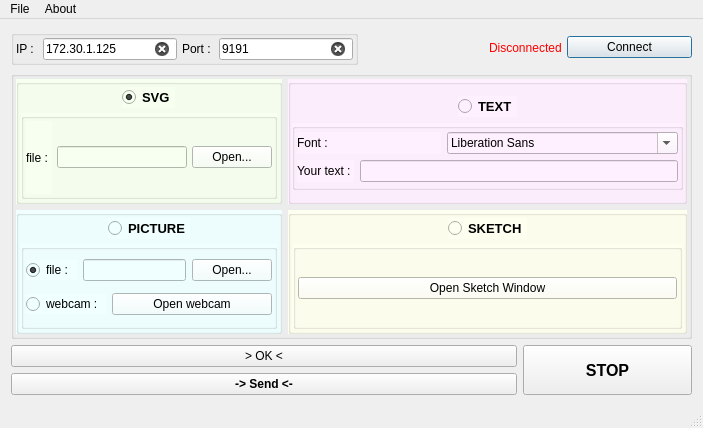
<?xml version="1.0" encoding="UTF-8"?>
<ui version="4.0">
 <class>CobotKuka</class>
 <widget class="QMainWindow" name="CobotKuka">
  <property name="geometry">
   <rect>
    <x>0</x>
    <y>0</y>
    <width>703</width>
    <height>428</height>
   </rect>
  </property>
  <property name="windowTitle">
   <string>CobotKuka</string>
  </property>
  <property name="autoFillBackground">
   <bool>true</bool>
  </property>
  <property name="styleSheet">
   <string notr="true"/>
  </property>
  <widget class="QWidget" name="centralWidget">
   <property name="sizePolicy">
    <sizepolicy hsizetype="Preferred" vsizetype="Preferred">
     <horstretch>0</horstretch>
     <verstretch>0</verstretch>
    </sizepolicy>
   </property>
   <layout class="QHBoxLayout" name="horizontalLayout_7">
    <item>
     <layout class="QGridLayout" name="global_gridLayout">
      <property name="sizeConstraint">
       <enum>QLayout::SetMaximumSize</enum>
      </property>
      <item row="2" column="0" colspan="3">
       <widget class="QPushButton" name="ok_pushButton">
        <property name="enabled">
         <bool>true</bool>
        </property>
        <property name="text">
         <string>&gt; OK &lt;</string>
        </property>
       </widget>
      </item>
      <item row="2" column="3" rowspan="2">
       <widget class="QPushButton" name="stop_pushButton">
        <property name="enabled">
         <bool>true</bool>
        </property>
        <property name="sizePolicy">
         <sizepolicy hsizetype="Minimum" vsizetype="Expanding">
          <horstretch>0</horstretch>
          <verstretch>0</verstretch>
         </sizepolicy>
        </property>
        <property name="font">
         <font>
          <pointsize>12</pointsize>
          <weight>75</weight>
          <bold>true</bold>
         </font>
        </property>
        <property name="styleSheet">
         <string notr="true"/>
        </property>
        <property name="text">
         <string>STOP</string>
        </property>
       </widget>
      </item>
      <item row="3" column="0" colspan="3">
       <widget class="QPushButton" name="send_pushButton">
        <property name="enabled">
         <bool>true</bool>
        </property>
        <property name="font">
         <font>
          <weight>75</weight>
          <bold>true</bold>
         </font>
        </property>
        <property name="text">
         <string>-&gt; Send &lt;-</string>
        </property>
       </widget>
      </item>
      <item row="1" column="0" colspan="4">
       <widget class="QGroupBox" name="mod_groupBox">
        <property name="autoFillBackground">
         <bool>false</bool>
        </property>
        <property name="styleSheet">
         <string notr="true"/>
        </property>
        <property name="title">
         <string/>
        </property>
        <property name="flat">
         <bool>false</bool>
        </property>
        <layout class="QGridLayout" name="gridLayout">
         <property name="leftMargin">
          <number>2</number>
         </property>
         <property name="topMargin">
          <number>2</number>
         </property>
         <property name="rightMargin">
          <number>2</number>
         </property>
         <property name="bottomMargin">
          <number>2</number>
         </property>
         <property name="spacing">
          <number>5</number>
         </property>
         <item row="0" column="0">
          <layout class="QGridLayout" name="mod_gridLayout">
           <property name="sizeConstraint">
            <enum>QLayout::SetMaximumSize</enum>
           </property>
           <item row="0" column="0">
            <widget class="QGroupBox" name="svg_groupBox">
             <property name="autoFillBackground">
              <bool>false</bool>
             </property>
             <property name="styleSheet">
              <string notr="true">background: rgb(246, 255, 240)</string>
             </property>
             <property name="flat">
              <bool>true</bool>
             </property>
             <layout class="QVBoxLayout" name="svg_verticalLayout">
              <property name="spacing">
               <number>5</number>
              </property>
              <property name="leftMargin">
               <number>2</number>
              </property>
              <property name="topMargin">
               <number>2</number>
              </property>
              <property name="rightMargin">
               <number>2</number>
              </property>
              <property name="bottomMargin">
               <number>2</number>
              </property>
              <item alignment="Qt::AlignHCenter">
               <widget class="QRadioButton" name="svg_radioButton">
                <property name="font">
                 <font>
                  <pointsize>10</pointsize>
                  <weight>75</weight>
                  <bold>true</bold>
                 </font>
                </property>
                <property name="text">
                 <string>SVG</string>
                </property>
                <property name="checked">
                 <bool>true</bool>
                </property>
                <attribute name="buttonGroup">
                 <string notr="true">buttonGroup_Mod</string>
                </attribute>
               </widget>
              </item>
              <item>
               <widget class="QGroupBox" name="svg_actions_groupBox">
                <property name="title">
                 <string/>
                </property>
                <property name="flat">
                 <bool>true</bool>
                </property>
                <layout class="QHBoxLayout" name="horizontalLayout_2">
                 <property name="spacing">
                  <number>5</number>
                 </property>
                 <property name="leftMargin">
                  <number>2</number>
                 </property>
                 <property name="topMargin">
                  <number>2</number>
                 </property>
                 <property name="rightMargin">
                  <number>2</number>
                 </property>
                 <property name="bottomMargin">
                  <number>2</number>
                 </property>
                 <item>
                  <widget class="QLabel" name="svg_file_label">
                   <property name="text">
                    <string>file : </string>
                   </property>
                   <property name="buddy">
                    <cstring>svg_file_lineEdit</cstring>
                   </property>
                  </widget>
                 </item>
                 <item>
                  <widget class="QLineEdit" name="svg_file_lineEdit">
                   <property name="autoFillBackground">
                    <bool>false</bool>
                   </property>
                   <property name="readOnly">
                    <bool>true</bool>
                   </property>
                  </widget>
                 </item>
                 <item>
                  <widget class="QPushButton" name="svg_file_pushButton">
                   <property name="autoFillBackground">
                    <bool>false</bool>
                   </property>
                   <property name="text">
                    <string>Open...</string>
                   </property>
                  </widget>
                 </item>
                </layout>
               </widget>
              </item>
             </layout>
            </widget>
           </item>
           <item row="0" column="1">
            <widget class="QGroupBox" name="text_groupBox">
             <property name="autoFillBackground">
              <bool>false</bool>
             </property>
             <property name="styleSheet">
              <string notr="true">background: rgb(255, 240, 255)</string>
             </property>
             <property name="flat">
              <bool>true</bool>
             </property>
             <layout class="QVBoxLayout" name="text_verticalLayout">
              <property name="sizeConstraint">
               <enum>QLayout::SetDefaultConstraint</enum>
              </property>
              <property name="leftMargin">
               <number>1</number>
              </property>
              <property name="rightMargin">
               <number>1</number>
              </property>
              <item alignment="Qt::AlignHCenter">
               <widget class="QRadioButton" name="text_radioButton">
                <property name="font">
                 <font>
                  <pointsize>10</pointsize>
                  <weight>75</weight>
                  <bold>true</bold>
                 </font>
                </property>
                <property name="text">
                 <string>TEXT</string>
                </property>
                <attribute name="buttonGroup">
                 <string notr="true">buttonGroup_Mod</string>
                </attribute>
               </widget>
              </item>
              <item>
               <widget class="QGroupBox" name="text_actions_groupBox">
                <property name="title">
                 <string/>
                </property>
                <property name="flat">
                 <bool>true</bool>
                </property>
                <layout class="QVBoxLayout" name="verticalLayout">
                 <property name="spacing">
                  <number>5</number>
                 </property>
                 <property name="leftMargin">
                  <number>2</number>
                 </property>
                 <property name="topMargin">
                  <number>2</number>
                 </property>
                 <property name="rightMargin">
                  <number>2</number>
                 </property>
                 <property name="bottomMargin">
                  <number>2</number>
                 </property>
                 <item>
                  <layout class="QHBoxLayout" name="text_font_horizontalLayout">
                   <item>
                    <widget class="QLabel" name="text_font_label">
                     <property name="sizePolicy">
                      <sizepolicy hsizetype="Minimum" vsizetype="Preferred">
                       <horstretch>0</horstretch>
                       <verstretch>0</verstretch>
                      </sizepolicy>
                     </property>
                     <property name="minimumSize">
                      <size>
                       <width>144</width>
                       <height>0</height>
                      </size>
                     </property>
                     <property name="text">
                      <string>Font : </string>
                     </property>
                     <property name="buddy">
                      <cstring>text_font_fontComboBox</cstring>
                     </property>
                    </widget>
                   </item>
                   <item>
                    <widget class="QFontComboBox" name="text_font_fontComboBox">
                     <property name="sizePolicy">
                      <sizepolicy hsizetype="Expanding" vsizetype="Fixed">
                       <horstretch>0</horstretch>
                       <verstretch>0</verstretch>
                      </sizepolicy>
                     </property>
                    </widget>
                   </item>
                  </layout>
                 </item>
                 <item>
                  <layout class="QHBoxLayout" name="text_text_horizontalLayout">
                   <item>
                    <widget class="QLabel" name="text_text_label">
                     <property name="text">
                      <string>Your text : </string>
                     </property>
                     <property name="buddy">
                      <cstring>text_text_lineEdit</cstring>
                     </property>
                    </widget>
                   </item>
                   <item>
                    <widget class="QLineEdit" name="text_text_lineEdit">
                     <property name="autoFillBackground">
                      <bool>false</bool>
                     </property>
                    </widget>
                   </item>
                  </layout>
                 </item>
                </layout>
               </widget>
              </item>
             </layout>
            </widget>
           </item>
           <item row="1" column="0">
            <widget class="QGroupBox" name="picture_groupBox">
             <property name="autoFillBackground">
              <bool>false</bool>
             </property>
             <property name="styleSheet">
              <string notr="true">background: rgb(240, 255, 255)</string>
             </property>
             <property name="flat">
              <bool>true</bool>
             </property>
             <layout class="QVBoxLayout" name="picture_verticalLayout">
              <property name="spacing">
               <number>5</number>
              </property>
              <property name="leftMargin">
               <number>2</number>
              </property>
              <property name="topMargin">
               <number>2</number>
              </property>
              <property name="rightMargin">
               <number>2</number>
              </property>
              <property name="bottomMargin">
               <number>2</number>
              </property>
              <item alignment="Qt::AlignHCenter">
               <widget class="QRadioButton" name="picture_radioButton">
                <property name="font">
                 <font>
                  <pointsize>10</pointsize>
                  <weight>75</weight>
                  <bold>true</bold>
                 </font>
                </property>
                <property name="text">
                 <string>PICTURE</string>
                </property>
                <attribute name="buttonGroup">
                 <string notr="true">buttonGroup_Mod</string>
                </attribute>
               </widget>
              </item>
              <item>
               <widget class="QGroupBox" name="picture_actions_groupBox">
                <property name="title">
                 <string/>
                </property>
                <property name="flat">
                 <bool>true</bool>
                </property>
                <layout class="QVBoxLayout" name="verticalLayout_2">
                 <property name="spacing">
                  <number>5</number>
                 </property>
                 <property name="leftMargin">
                  <number>2</number>
                 </property>
                 <property name="topMargin">
                  <number>2</number>
                 </property>
                 <property name="rightMargin">
                  <number>2</number>
                 </property>
                 <property name="bottomMargin">
                  <number>2</number>
                 </property>
                 <item>
                  <layout class="QHBoxLayout" name="picture_file_horizontalLayout">
                   <item>
                    <widget class="QRadioButton" name="picture_file_radioButton">
                     <property name="text">
                      <string>file : </string>
                     </property>
                     <property name="checked">
                      <bool>true</bool>
                     </property>
                     <attribute name="buttonGroup">
                      <string notr="true">buttonGroup_Picture</string>
                     </attribute>
                    </widget>
                   </item>
                   <item>
                    <widget class="QLineEdit" name="picture_file_lineEdit">
                     <property name="autoFillBackground">
                      <bool>false</bool>
                     </property>
                     <property name="readOnly">
                      <bool>true</bool>
                     </property>
                    </widget>
                   </item>
                   <item>
                    <widget class="QPushButton" name="picture_file_pushButton">
                     <property name="text">
                      <string>Open...</string>
                     </property>
                    </widget>
                   </item>
                  </layout>
                 </item>
                 <item>
                  <layout class="QHBoxLayout" name="picture_webcam_horizontalLayout">
                   <item>
                    <widget class="QRadioButton" name="picture_webcam_radioButton">
                     <property name="text">
                      <string>webcam : </string>
                     </property>
                     <attribute name="buttonGroup">
                      <string notr="true">buttonGroup_Picture</string>
                     </attribute>
                    </widget>
                   </item>
                   <item>
                    <widget class="QPushButton" name="picture_webcam_pushButton">
                     <property name="sizePolicy">
                      <sizepolicy hsizetype="Expanding" vsizetype="Fixed">
                       <horstretch>0</horstretch>
                       <verstretch>0</verstretch>
                      </sizepolicy>
                     </property>
                     <property name="autoFillBackground">
                      <bool>false</bool>
                     </property>
                     <property name="text">
                      <string>Open webcam</string>
                     </property>
                    </widget>
                   </item>
                  </layout>
                 </item>
                </layout>
               </widget>
              </item>
             </layout>
            </widget>
           </item>
           <item row="1" column="1">
            <widget class="QGroupBox" name="sketch_groupBox">
             <property name="autoFillBackground">
              <bool>false</bool>
             </property>
             <property name="styleSheet">
              <string notr="true">background: rgb(255, 255, 240)</string>
             </property>
             <property name="flat">
              <bool>true</bool>
             </property>
             <layout class="QVBoxLayout" name="sketch_verticalLayout">
              <property name="spacing">
               <number>5</number>
              </property>
              <property name="leftMargin">
               <number>2</number>
              </property>
              <property name="topMargin">
               <number>2</number>
              </property>
              <property name="rightMargin">
               <number>2</number>
              </property>
              <property name="bottomMargin">
               <number>2</number>
              </property>
              <item alignment="Qt::AlignHCenter">
               <widget class="QRadioButton" name="sketch_radioButton">
                <property name="font">
                 <font>
                  <pointsize>10</pointsize>
                  <weight>75</weight>
                  <bold>true</bold>
                 </font>
                </property>
                <property name="text">
                 <string>SKETCH</string>
                </property>
                <attribute name="buttonGroup">
                 <string notr="true">buttonGroup_Mod</string>
                </attribute>
               </widget>
              </item>
              <item>
               <widget class="QGroupBox" name="sketch_actions_groupBox">
                <property name="title">
                 <string/>
                </property>
                <property name="flat">
                 <bool>true</bool>
                </property>
                <layout class="QVBoxLayout" name="verticalLayout_3">
                 <property name="spacing">
                  <number>5</number>
                 </property>
                 <property name="leftMargin">
                  <number>2</number>
                 </property>
                 <property name="topMargin">
                  <number>2</number>
                 </property>
                 <property name="rightMargin">
                  <number>2</number>
                 </property>
                 <property name="bottomMargin">
                  <number>2</number>
                 </property>
                 <item>
                  <widget class="QPushButton" name="sketch_pushButton">
                   <property name="autoFillBackground">
                    <bool>false</bool>
                   </property>
                   <property name="text">
                    <string>Open Sketch Window</string>
                   </property>
                  </widget>
                 </item>
                </layout>
               </widget>
              </item>
             </layout>
            </widget>
           </item>
          </layout>
         </item>
        </layout>
       </widget>
      </item>
      <item row="0" column="0" colspan="4">
       <layout class="QHBoxLayout" name="connect_horizontalLayout">
        <property name="spacing">
         <number>5</number>
        </property>
        <property name="sizeConstraint">
         <enum>QLayout::SetFixedSize</enum>
        </property>
        <property name="leftMargin">
         <number>0</number>
        </property>
        <item>
         <widget class="QGroupBox" name="connect_groupBox">
          <property name="title">
           <string/>
          </property>
          <property name="flat">
           <bool>true</bool>
          </property>
          <layout class="QHBoxLayout" name="horizontalLayout">
           <property name="spacing">
            <number>5</number>
           </property>
           <property name="leftMargin">
            <number>2</number>
           </property>
           <property name="topMargin">
            <number>2</number>
           </property>
           <property name="rightMargin">
            <number>2</number>
           </property>
           <property name="bottomMargin">
            <number>2</number>
           </property>
           <item>
            <widget class="QLabel" name="connect_ip_label">
             <property name="text">
              <string>IP : </string>
             </property>
             <property name="buddy">
              <cstring>connect_ip_lineEdit</cstring>
             </property>
            </widget>
           </item>
           <item>
            <widget class="QLineEdit" name="connect_ip_lineEdit">
             <property name="sizePolicy">
              <sizepolicy hsizetype="Fixed" vsizetype="Fixed">
               <horstretch>0</horstretch>
               <verstretch>0</verstretch>
              </sizepolicy>
             </property>
             <property name="text">
              <string>172.30.1.125</string>
             </property>
             <property name="maxLength">
              <number>15</number>
             </property>
             <property name="cursorMoveStyle">
              <enum>Qt::VisualMoveStyle</enum>
             </property>
             <property name="clearButtonEnabled">
              <bool>true</bool>
             </property>
            </widget>
           </item>
           <item>
            <widget class="QLabel" name="connect_port_label">
             <property name="text">
              <string>Port : </string>
             </property>
             <property name="buddy">
              <cstring>connect_port_lineEdit</cstring>
             </property>
            </widget>
           </item>
           <item>
            <widget class="QLineEdit" name="connect_port_lineEdit">
             <property name="sizePolicy">
              <sizepolicy hsizetype="Fixed" vsizetype="Fixed">
               <horstretch>0</horstretch>
               <verstretch>0</verstretch>
              </sizepolicy>
             </property>
             <property name="inputMethodHints">
              <set>Qt::ImhDigitsOnly</set>
             </property>
             <property name="text">
              <string>9191</string>
             </property>
             <property name="maxLength">
              <number>5</number>
             </property>
             <property name="cursorMoveStyle">
              <enum>Qt::VisualMoveStyle</enum>
             </property>
             <property name="clearButtonEnabled">
              <bool>true</bool>
             </property>
            </widget>
           </item>
          </layout>
         </widget>
        </item>
        <item>
         <spacer name="connect_horizontalSpacer">
          <property name="orientation">
           <enum>Qt::Horizontal</enum>
          </property>
          <property name="sizeType">
           <enum>QSizePolicy::MinimumExpanding</enum>
          </property>
          <property name="sizeHint" stdset="0">
           <size>
            <width>10</width>
            <height>20</height>
           </size>
          </property>
         </spacer>
        </item>
        <item>
         <widget class="QLabel" name="connect_status_label">
          <property name="styleSheet">
           <string notr="true">QLabel { color : red; }</string>
          </property>
          <property name="text">
           <string>Disconnected</string>
          </property>
          <property name="textFormat">
           <enum>Qt::AutoText</enum>
          </property>
          <property name="buddy">
           <cstring>connect_pushButton</cstring>
          </property>
         </widget>
        </item>
        <item>
         <widget class="QPushButton" name="connect_pushButton">
          <property name="sizePolicy">
           <sizepolicy hsizetype="Expanding" vsizetype="Fixed">
            <horstretch>0</horstretch>
            <verstretch>0</verstretch>
           </sizepolicy>
          </property>
          <property name="text">
           <string>Connect</string>
          </property>
          <property name="checkable">
           <bool>true</bool>
          </property>
          <property name="autoDefault">
           <bool>false</bool>
          </property>
          <property name="default">
           <bool>true</bool>
          </property>
          <property name="flat">
           <bool>false</bool>
          </property>
         </widget>
        </item>
       </layout>
      </item>
     </layout>
    </item>
   </layout>
  </widget>
  <widget class="QMenuBar" name="menuBar">
   <property name="geometry">
    <rect>
     <x>0</x>
     <y>0</y>
     <width>703</width>
     <height>21</height>
    </rect>
   </property>
   <widget class="QMenu" name="menuFile">
    <property name="title">
     <string>File</string>
    </property>
    <addaction name="actionQuit"/>
   </widget>
   <widget class="QMenu" name="menuAbout">
    <property name="title">
     <string>About</string>
    </property>
    <addaction name="actionAbout"/>
   </widget>
   <addaction name="menuFile"/>
   <addaction name="menuAbout"/>
  </widget>
  <widget class="QStatusBar" name="statusBar"/>
  <action name="actionQuit">
   <property name="text">
    <string>Quit</string>
   </property>
   <property name="toolTip">
    <string>Disconnect from the server and exit the program</string>
   </property>
   <property name="shortcut">
    <string>Esc</string>
   </property>
  </action>
  <action name="actionAbout">
   <property name="text">
    <string>About</string>
   </property>
  </action>
 </widget>
 <layoutdefault spacing="6" margin="11"/>
 <tabstops>
  <tabstop>connect_ip_lineEdit</tabstop>
  <tabstop>connect_port_lineEdit</tabstop>
  <tabstop>connect_pushButton</tabstop>
  <tabstop>svg_radioButton</tabstop>
  <tabstop>svg_file_lineEdit</tabstop>
  <tabstop>svg_file_pushButton</tabstop>
  <tabstop>text_radioButton</tabstop>
  <tabstop>text_font_fontComboBox</tabstop>
  <tabstop>text_text_lineEdit</tabstop>
  <tabstop>picture_radioButton</tabstop>
  <tabstop>picture_file_radioButton</tabstop>
  <tabstop>picture_file_lineEdit</tabstop>
  <tabstop>picture_file_pushButton</tabstop>
  <tabstop>picture_webcam_radioButton</tabstop>
  <tabstop>picture_webcam_pushButton</tabstop>
  <tabstop>sketch_radioButton</tabstop>
  <tabstop>sketch_pushButton</tabstop>
  <tabstop>ok_pushButton</tabstop>
 </tabstops>
 <resources/>
 <connections/>
 <buttongroups>
  <buttongroup name="buttonGroup_Picture"/>
  <buttongroup name="buttonGroup_Mod"/>
 </buttongroups>
</ui>
